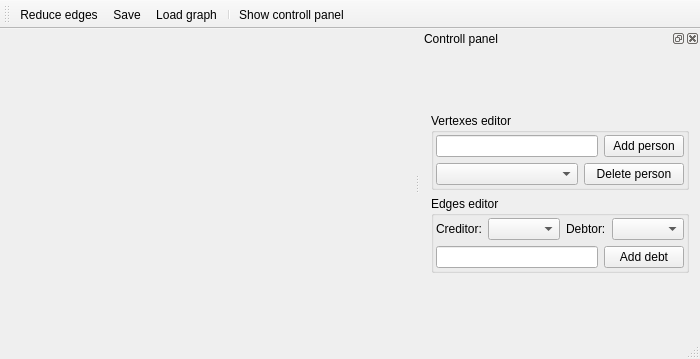
<?xml version="1.0" encoding="UTF-8"?>
<ui version="4.0">
 <class>MainWindow</class>
 <widget class="QMainWindow" name="MainWindow">
  <property name="geometry">
   <rect>
    <x>0</x>
    <y>0</y>
    <width>700</width>
    <height>359</height>
   </rect>
  </property>
  <property name="windowTitle">
   <string>MainWindow</string>
  </property>
  <widget class="QWidget" name="centralWidget">
   <layout class="QHBoxLayout" name="horizontalLayout_central">
    <property name="spacing">
     <number>0</number>
    </property>
    <property name="leftMargin">
     <number>0</number>
    </property>
    <property name="topMargin">
     <number>0</number>
    </property>
    <property name="rightMargin">
     <number>0</number>
    </property>
    <property name="bottomMargin">
     <number>0</number>
    </property>
   </layout>
  </widget>
  <widget class="QMenuBar" name="menuBar">
   <property name="geometry">
    <rect>
     <x>0</x>
     <y>0</y>
     <width>700</width>
     <height>25</height>
    </rect>
   </property>
  </widget>
  <widget class="QToolBar" name="mainToolBar">
   <attribute name="toolBarArea">
    <enum>TopToolBarArea</enum>
   </attribute>
   <attribute name="toolBarBreak">
    <bool>false</bool>
   </attribute>
   <addaction name="actionReduce_edges"/>
   <addaction name="actionSave"/>
   <addaction name="actionLoad_graph"/>
   <addaction name="separator"/>
   <addaction name="actionShow_controll_panel"/>
  </widget>
  <widget class="QStatusBar" name="statusBar"/>
  <widget class="QDockWidget" name="dockWidget_controll">
   <property name="windowTitle">
    <string>Controll panel</string>
   </property>
   <attribute name="dockWidgetArea">
    <number>2</number>
   </attribute>
   <widget class="QWidget" name="dockWidgetContents">
    <layout class="QVBoxLayout" name="verticalLayout">
     <item>
      <spacer name="verticalSpacer">
       <property name="orientation">
        <enum>Qt::Vertical</enum>
       </property>
       <property name="sizeHint" stdset="0">
        <size>
         <width>20</width>
         <height>40</height>
        </size>
       </property>
      </spacer>
     </item>
     <item>
      <widget class="QGroupBox" name="groupBox">
       <property name="title">
        <string>Vertexes editor</string>
       </property>
       <layout class="QVBoxLayout" name="verticalLayout_3">
        <property name="leftMargin">
         <number>2</number>
        </property>
        <property name="topMargin">
         <number>2</number>
        </property>
        <property name="rightMargin">
         <number>2</number>
        </property>
        <property name="bottomMargin">
         <number>2</number>
        </property>
        <item>
         <layout class="QHBoxLayout" name="horizontalLayout_4">
          <property name="rightMargin">
           <number>0</number>
          </property>
          <item>
           <widget class="QLineEdit" name="lineEdit_person"/>
          </item>
          <item>
           <widget class="QPushButton" name="pushButton_addPerson">
            <property name="text">
             <string>Add person</string>
            </property>
           </widget>
          </item>
         </layout>
        </item>
        <item>
         <layout class="QHBoxLayout" name="horizontalLayout_2">
          <property name="topMargin">
           <number>0</number>
          </property>
          <item>
           <widget class="QComboBox" name="comboBox_personsList"/>
          </item>
          <item>
           <widget class="QPushButton" name="pushButton_deletePerson">
            <property name="maximumSize">
             <size>
              <width>100</width>
              <height>16777215</height>
             </size>
            </property>
            <property name="text">
             <string>Delete person</string>
            </property>
           </widget>
          </item>
         </layout>
        </item>
       </layout>
      </widget>
     </item>
     <item>
      <widget class="QGroupBox" name="groupBox_2">
       <property name="title">
        <string>Edges editor</string>
       </property>
       <layout class="QVBoxLayout" name="verticalLayout_2">
        <property name="leftMargin">
         <number>2</number>
        </property>
        <property name="topMargin">
         <number>2</number>
        </property>
        <property name="rightMargin">
         <number>2</number>
        </property>
        <property name="bottomMargin">
         <number>2</number>
        </property>
        <item>
         <layout class="QHBoxLayout" name="horizontalLayout">
          <property name="topMargin">
           <number>0</number>
          </property>
          <item>
           <widget class="QLabel" name="label">
            <property name="maximumSize">
             <size>
              <width>50</width>
              <height>16777215</height>
             </size>
            </property>
            <property name="text">
             <string>Creditor:</string>
            </property>
           </widget>
          </item>
          <item>
           <widget class="QComboBox" name="comboBox_creditor"/>
          </item>
          <item>
           <widget class="QLabel" name="label_2">
            <property name="maximumSize">
             <size>
              <width>50</width>
              <height>16777215</height>
             </size>
            </property>
            <property name="text">
             <string>Debtor:</string>
            </property>
           </widget>
          </item>
          <item>
           <widget class="QComboBox" name="comboBox_debtor"/>
          </item>
         </layout>
        </item>
        <item>
         <layout class="QHBoxLayout" name="horizontalLayout_3">
          <property name="topMargin">
           <number>0</number>
          </property>
          <item>
           <widget class="QLineEdit" name="lineEdit_debt"/>
          </item>
          <item>
           <widget class="QPushButton" name="pushButton_AddDebt">
            <property name="text">
             <string>Add debt</string>
            </property>
           </widget>
          </item>
         </layout>
        </item>
       </layout>
      </widget>
     </item>
     <item>
      <spacer name="verticalSpacer_2">
       <property name="orientation">
        <enum>Qt::Vertical</enum>
       </property>
       <property name="sizeHint" stdset="0">
        <size>
         <width>20</width>
         <height>40</height>
        </size>
       </property>
      </spacer>
     </item>
    </layout>
   </widget>
  </widget>
  <action name="actionShow_controll_panel">
   <property name="text">
    <string>Show controll panel</string>
   </property>
  </action>
  <action name="actionSave">
   <property name="text">
    <string>Save</string>
   </property>
  </action>
  <action name="actionReduce_edges">
   <property name="text">
    <string>Reduce edges</string>
   </property>
  </action>
  <action name="actionLoad_graph">
   <property name="text">
    <string>Load graph</string>
   </property>
  </action>
 </widget>
 <layoutdefault spacing="6" margin="11"/>
 <resources/>
 <connections/>
</ui>
